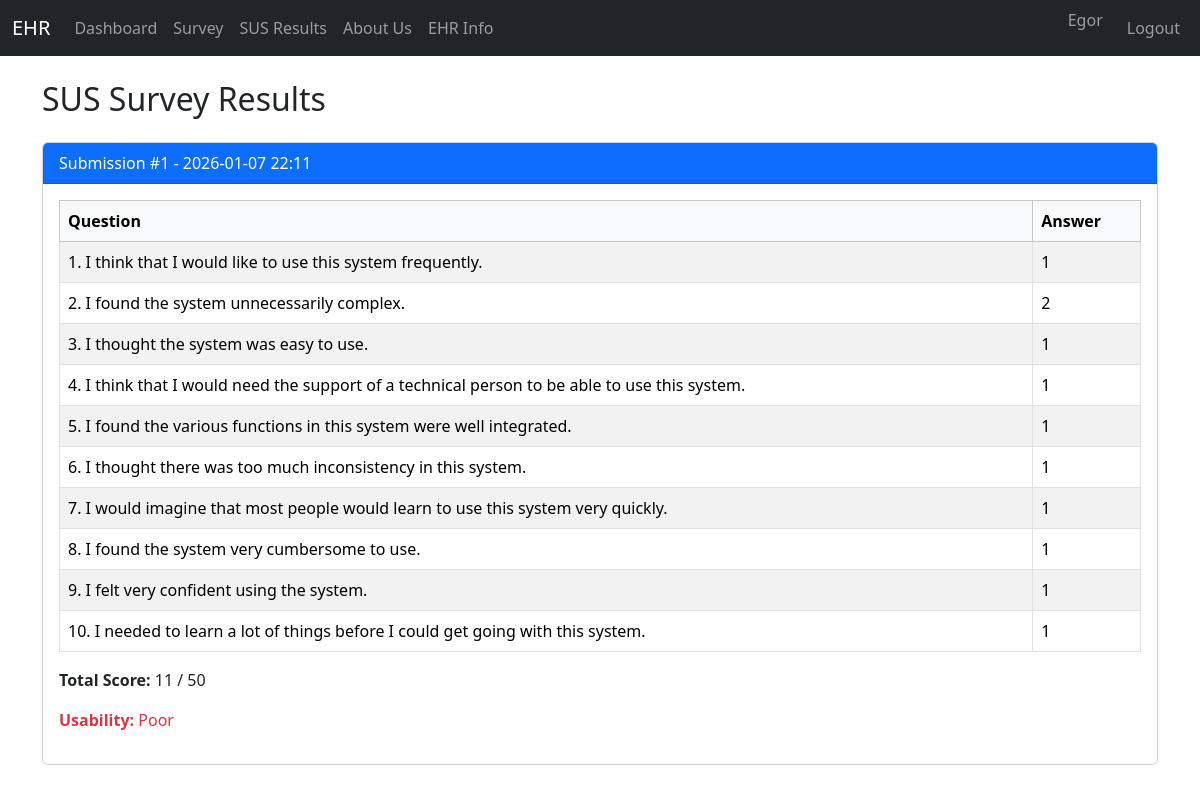
The page /sus_results (signed in) on the database its author committed.
### app.py (models this page shows)
class SUSResult(db.Model):
    id = db.Column(db.Integer, primary_key=True)
    doctor_id = db.Column(db.Integer, db.ForeignKey('doctor.id'))
    q1 = db.Column(db.Integer, nullable=False)
    q2 = db.Column(db.Integer, nullable=False)
    q3 = db.Column(db.Integer, nullable=False)
    q4 = db.Column(db.Integer, nullable=False)
    q5 = db.Column(db.Integer, nullable=False)
    q6 = db.Column(db.Integer, nullable=False)
    q7 = db.Column(db.Integer, nullable=False)
    q8 = db.Column(db.Integer, nullable=False)
    q9 = db.Column(db.Integer, nullable=False)
    q10 = db.Column(db.Integer, nullable=False)
    submitted_at = db.Column(db.DateTime, default=db.func.current_timestamp())

### app.py (the view)
@app.route('/sus_results')
def sus_results():
    if 'doctor_id' not in session:
        flash('Please log in first.', 'warning')
        return redirect(url_for('login'))
    results = SUSResult.query.order_by(SUSResult.submitted_at.desc()).all()
    return render_template('sus_results.html', results=results, questions=SUS_QUESTIONS)

### templates/sus_results.html (shortened to what this page needs)
{% extends "base.html" %}
{% block content %}
<h2 class="mb-4">SUS Survey Results</h2>
{% for result in results %}
<div class="card mb-4">
    <div class="card-header bg-primary text-white">
        Submission #{{ result.id }} - {{ result.submitted_at.strftime('%Y-%m-%d %H:%M') }}
    </div>
    <div class="card-body">
        <table class="table table-bordered table-striped">
            <thead class="table-light">
                <tr>
                    <th>Question</th>
                    <th>Answer</th>
                </tr>
            </thead>
            <tbody>
                <tr><td>{{ questions[0] }}</td><td>{{ result.q1 }}</td></tr>
                <tr><td>{{ questions[1] }}</td><td>{{ result.q2 }}</td></tr>
                <tr><td>{{ questions[2] }}</td><td>{{ result.q3 }}</td></tr>
                <tr><td>{{ questions[3] }}</td><td>{{ result.q4 }}</td></tr>
                <tr><td>{{ questions[4] }}</td><td>{{ result.q5 }}</td></tr>
                <tr><td>{{ questions[5] }}</td><td>{{ result.q6 }}</td></tr>
                <tr><td>{{ questions[6] }}</td><td>{{ result.q7 }}</td></tr>
                <tr><td>{{ questions[7] }}</td><td>{{ result.q8 }}</td></tr>
                <tr><td>{{ questions[8] }}</td><td>{{ result.q9 }}</td></tr>
                <tr><td>{{ questions[9] }}</td><td>{{ result.q10 }}</td></tr>
            </tbody>
        </table>
        {% set total_score = result.q1 + result.q2 + result.q3 + result.q4 + result.q5 + result.q6 + result.q7 + result.q8 + result.q9 + result.q10 %}
        <p class="mt-2"><strong>Total Score:</strong> {{ total_score }} / 50</p>
        {% if total_score < 20 %}
            <p class="text-danger"><strong>Usability:</strong> Poor</p>
        {% elif total_score < 30 %}
            <p class="text-warning"><strong>Usability:</strong> Average</p>
        {% elif total_score < 40 %}
            <p class="text-info"><strong>Usability:</strong> Good</p>
        {% else %}
            <p class="text-success"><strong>Usability:</strong> Excellent</p>
        {% endif %}
    </div>
</div>
{% endfor %}
{% endblock %}

### templates/base.html (shortened to what this page needs)
<!DOCTYPE html>
<html lang="en">
<head>
    <link href="https://cdn.jsdelivr.net/npm/bootstrap@5.3.2/dist/css/bootstrap.min.css" rel="stylesheet">
</head>
<body>
<nav class="navbar navbar-expand-lg navbar-dark bg-dark mb-4">
    <div class="container-fluid">
        <a class="navbar-brand" href="{{ url_for('dashboard') }}">EHR</a>
        <div class="collapse navbar-collapse" id="navbarNav">
            <ul class="navbar-nav me-auto">
                {% if session.get('doctor_id') %}
                    <li class="nav-item"><a class="nav-link" href="{{ url_for('dashboard') }}">Dashboard</a></li>
                    <li class="nav-item"><a class="nav-link" href="{{ url_for('survey') }}">Survey</a></li>
                    <li class="nav-item"><a class="nav-link" href="{{ url_for('sus_results') }}">SUS Results</a></li>
                    <li class="nav-item"><a class="nav-link" href="{{ url_for('about') }}">About Us</a></li>
                    <li class="nav-item"><a class="nav-link" href="{{ url_for('ehr_info') }}">EHR Info</a></li>
                {% endif %}
            </ul>
            <ul class="navbar-nav">
                {% if session.get('doctor_id') %}
                    <li class="nav-item"><span class="navbar-text me-3">{{ session.get('doctor_name') }}</span></li>
                    <li class="nav-item"><a class="nav-link" href="{{ url_for('logout') }}">Logout</a></li>
                {% else %}
                    <li class="nav-item"><a class="nav-link" href="{{ url_for('login') }}">Login</a></li>
                    <li class="nav-item"><a class="nav-link" href="{{ url_for('register') }}">Register</a></li>
                {% endif %}
            </ul>
        </div>
    </div>
</nav>
<div class="container">
    {% block content %}{% endblock %}
</div>
</body>
</html>

### rows shown on the page
SUSResult: id "1", submitted_at "2026-01-07 22:11", questions "1. I think that I would like to use this system frequently.", q1 "1", questions "2. I found the system unnecessarily complex.", q2 "2", questions "3. I thought the system was easy to use.", q3 "1", questions "4. I think that I would need the support of a technical person to be able to use this system.", q4 "1", questions "5. I found the various functions in this system were well integrated.", q5 "1", questions "6. I thought there was too much inconsistency in this system.", q6 "1", questions "7. I would imagine that most people would learn to use this system very quickly.", q7 "1", questions "8. I found the system very cumbersome to use.", q8 "1", questions "9. I felt very confident using the system.", q9 "1", questions "10. I needed to learn a lot of things before I could get going with this system.", q10 "1", total_score "11"

### other values the page prints
{{ session.get('doctor_name') }} "Egor"
